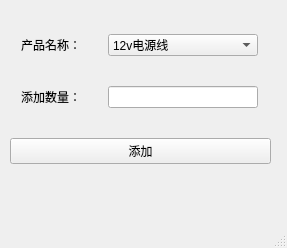
<?xml version="1.0" encoding="UTF-8"?>
<ui version="4.0">
 <class>MainWindow</class>
 <widget class="QMainWindow" name="MainWindow">
  <property name="geometry">
   <rect>
    <x>0</x>
    <y>0</y>
    <width>287</width>
    <height>248</height>
   </rect>
  </property>
  <property name="windowTitle">
   <string>添加材料</string>
  </property>
  <widget class="QWidget" name="centralwidget">
   <widget class="QWidget" name="layoutWidget">
    <property name="geometry">
     <rect>
      <x>10</x>
      <y>10</y>
      <width>261</width>
      <height>181</height>
     </rect>
    </property>
    <layout class="QVBoxLayout" name="verticalLayout">
     <item>
      <layout class="QHBoxLayout" name="horizontalLayout">
       <item>
        <widget class="QLabel" name="label">
         <property name="maximumSize">
          <size>
           <width>70</width>
           <height>16777215</height>
          </size>
         </property>
         <property name="text">
          <string>产品名称：</string>
         </property>
        </widget>
       </item>
       <item>
        <widget class="QComboBox" name="comboBox">
         <property name="maximumSize">
          <size>
           <width>150</width>
           <height>16777215</height>
          </size>
         </property>
         <item>
          <property name="text">
           <string>12v电源线</string>
          </property>
         </item>
         <item>
          <property name="text">
           <string>视频线1</string>
          </property>
         </item>
         <item>
          <property name="text">
           <string>无线接收模块</string>
          </property>
         </item>
         <item>
          <property name="text">
           <string>交流电源线</string>
          </property>
         </item>
         <item>
          <property name="text">
           <string>12VDC线</string>
          </property>
         </item>
         <item>
          <property name="text">
           <string>视频线2</string>
          </property>
         </item>
         <item>
          <property name="text">
           <string>喇叭线</string>
          </property>
         </item>
         <item>
          <property name="text">
           <string>按键板连接线</string>
          </property>
         </item>
         <item>
          <property name="text">
           <string>黑色电源三孔插座</string>
          </property>
         </item>
         <item>
          <property name="text">
           <string>20W开关电源</string>
          </property>
         </item>
         <item>
          <property name="text">
           <string>电源线</string>
          </property>
         </item>
         <item>
          <property name="text">
           <string>手动调焦镜头</string>
          </property>
         </item>
         <item>
          <property name="text">
           <string>摄像头模块组（IR_CUT组件）</string>
          </property>
         </item>
         <item>
          <property name="text">
           <string>铜柱（通孔）</string>
          </property>
         </item>
         <item>
          <property name="text">
           <string>铜柱（非通孔）</string>
          </property>
         </item>
         <item>
          <property name="text">
           <string>螺丝</string>
          </property>
         </item>
         <item>
          <property name="text">
           <string>石英片</string>
          </property>
         </item>
         <item>
          <property name="text">
           <string>小橡胶圈</string>
          </property>
         </item>
         <item>
          <property name="text">
           <string>大像胶圈</string>
          </property>
         </item>
         <item>
          <property name="text">
           <string>显示屏</string>
          </property>
         </item>
         <item>
          <property name="text">
           <string>扫码枪</string>
          </property>
         </item>
         <item>
          <property name="text">
           <string>摄像头及主板</string>
          </property>
         </item>
         <item>
          <property name="text">
           <string>内存卡</string>
          </property>
         </item>
         <item>
          <property name="text">
           <string>透明二极管</string>
          </property>
         </item>
        </widget>
       </item>
      </layout>
     </item>
     <item>
      <layout class="QHBoxLayout" name="horizontalLayout_2">
       <item>
        <widget class="QLabel" name="label_2">
         <property name="maximumSize">
          <size>
           <width>70</width>
           <height>16777215</height>
          </size>
         </property>
         <property name="text">
          <string>添加数量： </string>
         </property>
        </widget>
       </item>
       <item>
        <widget class="QLineEdit" name="lineEdit">
         <property name="maximumSize">
          <size>
           <width>150</width>
           <height>16777215</height>
          </size>
         </property>
        </widget>
       </item>
      </layout>
     </item>
     <item>
      <widget class="QPushButton" name="pushButton">
       <property name="text">
        <string>添加</string>
       </property>
      </widget>
     </item>
    </layout>
   </widget>
  </widget>
  <widget class="QMenuBar" name="menubar">
   <property name="geometry">
    <rect>
     <x>0</x>
     <y>0</y>
     <width>287</width>
     <height>23</height>
    </rect>
   </property>
  </widget>
  <widget class="QStatusBar" name="statusbar"/>
 </widget>
 <resources/>
 <connections/>
</ui>
